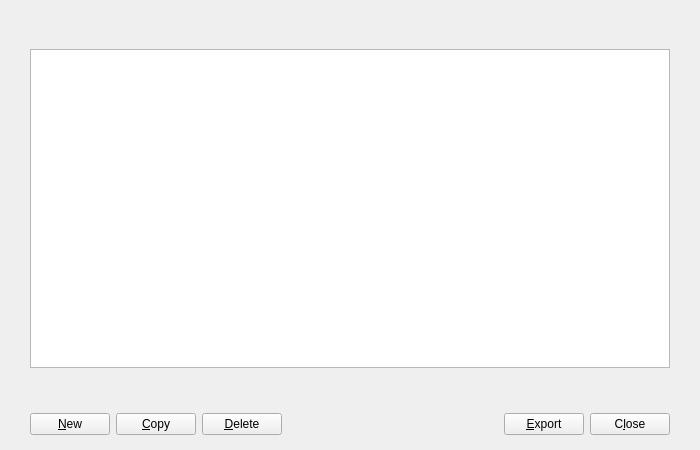
<?xml version="1.0" encoding="UTF-8"?>
<ui version="4.0">
 <class>AddressBookPage</class>
 <widget class="QWidget" name="AddressBookPage">
  <property name="geometry">
   <rect>
    <x>0</x>
    <y>0</y>
    <width>700</width>
    <height>450</height>
   </rect>
  </property>
  <layout class="QVBoxLayout" name="verticalLayout">
   <property name="spacing">
    <number>0</number>
   </property>
   <property name="leftMargin">
    <number>0</number>
   </property>
   <property name="topMargin">
    <number>0</number>
   </property>
   <property name="rightMargin">
    <number>0</number>
   </property>
   <property name="bottomMargin">
    <number>0</number>
   </property>
   <item>
    <layout class="QVBoxLayout" name="verticalLayout_2">
     <property name="spacing">
      <number>15</number>
     </property>
     <property name="leftMargin">
      <number>30</number>
     </property>
     <property name="topMargin">
      <number>20</number>
     </property>
     <property name="rightMargin">
      <number>30</number>
     </property>
     <property name="bottomMargin">
      <number>20</number>
     </property>
     <item>
      <widget class="QLabel" name="labelExplanation">
       <property name="textFormat">
        <enum>Qt::PlainText</enum>
       </property>
       <property name="wordWrap">
        <bool>true</bool>
       </property>
      </widget>
     </item>
     <item>
      <widget class="QTableView" name="tableView">
       <property name="contextMenuPolicy">
        <enum>Qt::CustomContextMenu</enum>
       </property>
       <property name="toolTip">
        <string>Right-click to edit address or label</string>
       </property>
       <property name="tabKeyNavigation">
        <bool>false</bool>
       </property>
       <property name="alternatingRowColors">
        <bool>true</bool>
       </property>
       <property name="selectionMode">
        <enum>QAbstractItemView::SingleSelection</enum>
       </property>
       <property name="selectionBehavior">
        <enum>QAbstractItemView::SelectRows</enum>
       </property>
       <property name="sortingEnabled">
        <bool>true</bool>
       </property>
       <attribute name="verticalHeaderVisible">
        <bool>false</bool>
       </attribute>
      </widget>
     </item>
    </layout>
   </item>
   <item>
    <widget class="QWidget" name="buttonsContainerWhite" native="true">
     <layout class="QHBoxLayout" name="horizontalLayout_2">
      <property name="leftMargin">
       <number>30</number>
      </property>
      <property name="topMargin">
       <number>25</number>
      </property>
      <property name="rightMargin">
       <number>30</number>
      </property>
      <property name="bottomMargin">
       <number>15</number>
      </property>
      <item>
       <widget class="QPushButton" name="newAddress">
        <property name="toolTip">
         <string>Create a new address</string>
        </property>
        <property name="text">
         <string>&amp;New</string>
        </property>
        <property name="icon">
         <iconset resource="../bitcoin.qrc">
          <normaloff>:/icons/add</normaloff>:/icons/add</iconset>
        </property>
        <property name="autoDefault">
         <bool>false</bool>
        </property>
       </widget>
      </item>
      <item>
       <widget class="QPushButton" name="copyAddress">
        <property name="toolTip">
         <string>Copy the currently selected address to the system clipboard</string>
        </property>
        <property name="text">
         <string>&amp;Copy</string>
        </property>
        <property name="icon">
         <iconset resource="../bitcoin.qrc">
          <normaloff>:/icons/editcopy</normaloff>:/icons/editcopy</iconset>
        </property>
        <property name="autoDefault">
         <bool>false</bool>
        </property>
       </widget>
      </item>
      <item>
       <widget class="QPushButton" name="deleteAddress">
        <property name="toolTip">
         <string>Delete the currently selected address from the list</string>
        </property>
        <property name="text">
         <string>&amp;Delete</string>
        </property>
        <property name="icon">
         <iconset resource="../bitcoin.qrc">
          <normaloff>:/icons/remove</normaloff>:/icons/remove</iconset>
        </property>
        <property name="autoDefault">
         <bool>false</bool>
        </property>
       </widget>
      </item>
      <item>
       <spacer name="horizontalSpacer">
        <property name="orientation">
         <enum>Qt::Horizontal</enum>
        </property>
        <property name="sizeHint" stdset="0">
         <size>
          <width>465</width>
          <height>21</height>
         </size>
        </property>
       </spacer>
      </item>
      <item>
       <widget class="QPushButton" name="exportButton">
        <property name="toolTip">
         <string>Export the data in the current tab to a file</string>
        </property>
        <property name="text">
         <string>&amp;Export</string>
        </property>
        <property name="icon">
         <iconset resource="../bitcoin.qrc">
          <normaloff>:/icons/export</normaloff>:/icons/export</iconset>
        </property>
        <property name="autoDefault">
         <bool>false</bool>
        </property>
       </widget>
      </item>
      <item>
       <widget class="QPushButton" name="closeButton">
        <property name="text">
         <string>C&amp;lose</string>
        </property>
        <property name="autoDefault">
         <bool>false</bool>
        </property>
       </widget>
      </item>
     </layout>
     <zorder>newAddress</zorder>
     <zorder>copyAddress</zorder>
     <zorder>deleteAddress</zorder>
     <zorder>horizontalSpacer</zorder>
     <zorder>exportButton</zorder>
     <zorder>closeButton</zorder>
    </widget>
   </item>
  </layout>
 </widget>
 <resources>
  <include location="../bitcoin.qrc"/>
 </resources>
 <connections/>
</ui>
